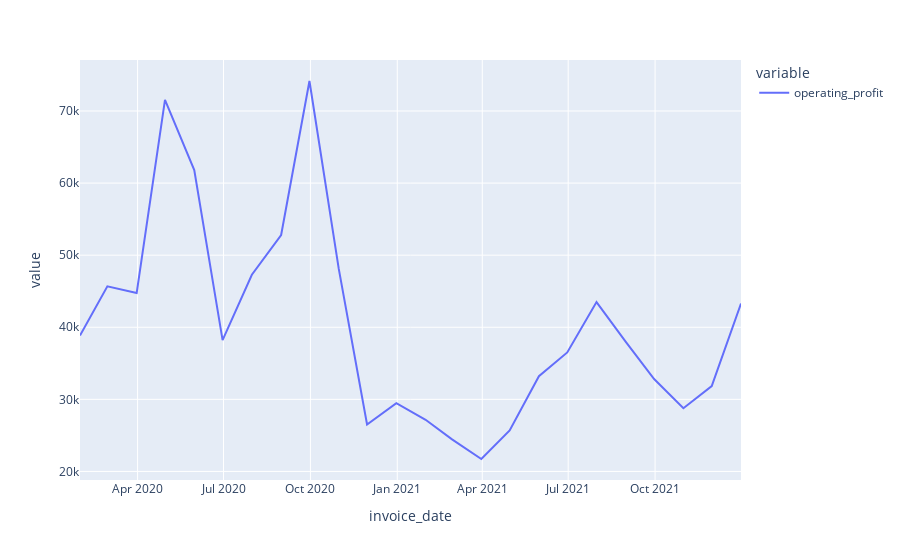

Notebook cell for this chart:
### Code cell
# resample by month and plot average operating operating profit 
df.resample('M').operating_profit.mean().plot()

### Figure 1 — Plotly figure (JSON) as saved in the notebook; plotly's stock layout.template omitted (floating-point values rounded to 4 significant figures)
{"data": [{"hovertemplate": "variable=operating_profit<br>invoice_date=%{x}<br>value=%{y}<extra></extra>", "legendgroup": "operating_profit", "line": {"color": "#636efa", "dash": "solid"}, "marker": {"symbol": "circle"}, "mode": "lines", "name": "operating_profit", "orientation": "v", "showlegend": true, "type": "scatter", "x": ["2020-01-31T00:00:00", "2020-02-29T00:00:00", "2020-03-31T00:00:00", "2020-04-30T00:00:00", "2020-05-31T00:00:00", "2020-06-30T00:00:00", "2020-07-31T00:00:00", "2020-08-31T00:00:00", "2020-09-30T00:00:00", "2020-10-31T00:00:00", "2020-11-30T00:00:00", "2020-12-31T00:00:00", "2021-01-31T00:00:00", "2021-02-28T00:00:00", "2021-03-31T00:00:00", "2021-04-30T00:00:00", "2021-05-31T00:00:00", "2021-06-30T00:00:00", "2021-07-31T00:00:00", "2021-08-31T00:00:00", "2021-09-30T00:00:00", "2021-10-31T00:00:00", "2021-11-30T00:00:00", "2021-12-31T00:00:00"], "xaxis": "x", "y": [38870.0, 45680.0, 44750.0, 71550.0, 61800.0, 38210.0, 47290.0, 52800.0, 74160.0, 48130.0, 26510.0, 29480.0, 27160.0, 24450.0, 21730.0, 25680.0, 33210.0, 36510.0, 43490.0, 37970.0, 32820.0, 28760.0, 31840.0, 43300.0], "yaxis": "y"}], "layout": {"legend": {"title": {"text": "variable"}, "tracegroupgap": 0}, "margin": {"t": 60}, "xaxis": {"anchor": "y", "domain": [0, 1], "title": {"text": "invoice_date"}}, "yaxis": {"anchor": "x", "domain": [0, 1], "title": {"text": "value"}}}}
